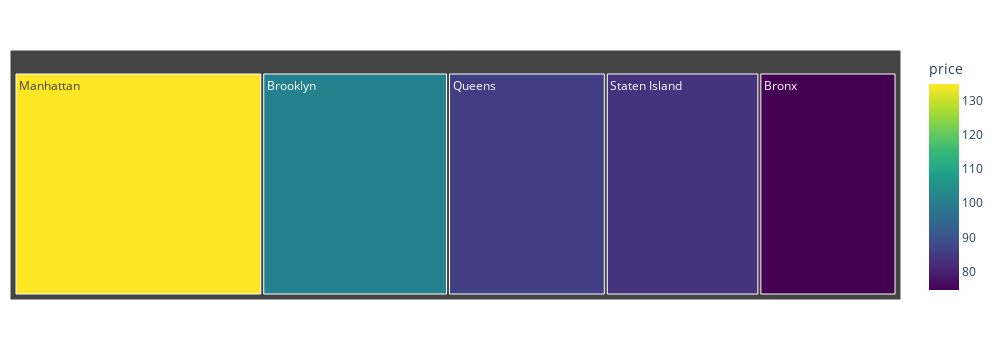

Here is the notebook cell this chart was saved with:
### Code cell
#Calculando a média de preço por bairro_group e atribuindo em um DataFrame
media_preco_por_grupo = df.groupby(['bairro_group'])['price'].mean().reset_index()

#Plotando o gráfico treemap onde cada caixa é um 'bairro_group', e quanto maior a caixa, maior a média de preços desse 'bairro_group'
fig = px.treemap(media_preco_por_grupo, 
                 path=['bairro_group'], 
                 values='price',
                 color='price',
                 color_continuous_scale='viridis',
                 width=1000, height=350)

fig.update_layout(margin = dict(t=50, l=10, r=10, b=50))
fig.show()

### Figure 1 — Plotly figure (JSON) as saved in the notebook; plotly's stock layout.template omitted (floating-point values rounded to 4 significant figures)
{"data": [{"branchvalues": "total", "customdata": [[74.63], [101.1], [134.8], [85.85], [83.55]], "domain": {"x": [0, 1], "y": [0, 1]}, "hovertemplate": "labels=%{label}<br>price_sum=%{value}<br>parent=%{parent}<br>id=%{id}<br>price=%{color}<extra></extra>", "ids": ["Bronx", "Brooklyn", "Manhattan", "Queens", "Staten Island"], "labels": ["Bronx", "Brooklyn", "Manhattan", "Queens", "Staten Island"], "marker": {"coloraxis": "coloraxis", "colors": [74.63, 101.1, 134.8, 85.85, 83.55]}, "name": "", "parents": ["", "", "", "", ""], "type": "treemap", "values": [74.63, 101.1, 134.8, 85.85, 83.55]}], "layout": {"coloraxis": {"colorbar": {"title": {"text": "price"}}, "colorscale": [[0, "#440154"], [0.1111, "#482878"], [0.2222, "#3e4989"], [0.3333, "#31688e"], [0.4444, "#26828e"], [0.5556, "#1f9e89"], [0.6667, "#35b779"], [0.7778, "#6ece58"], [0.8889, "#b5de2b"], [1, "#fde725"]]}, "height": 350, "legend": {"tracegroupgap": 0}, "margin": {"b": 50, "l": 10, "r": 10, "t": 50}, "width": 1000}}
